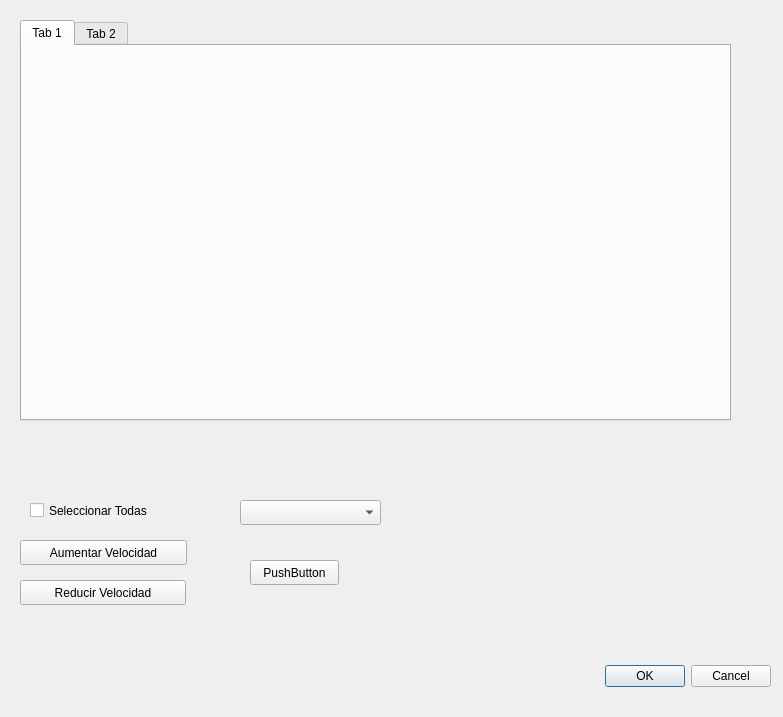
<?xml version="1.0" encoding="UTF-8"?>
<ui version="4.0">
 <class>DTabDatosBolas</class>
 <widget class="QDialog" name="DTabDatosBolas">
  <property name="geometry">
   <rect>
    <x>0</x>
    <y>0</y>
    <width>783</width>
    <height>717</height>
   </rect>
  </property>
  <property name="windowTitle">
   <string>Dialog</string>
  </property>
  <widget class="QDialogButtonBox" name="buttonBox">
   <property name="geometry">
    <rect>
     <x>430</x>
     <y>660</y>
     <width>341</width>
     <height>32</height>
    </rect>
   </property>
   <property name="orientation">
    <enum>Qt::Horizontal</enum>
   </property>
   <property name="standardButtons">
    <set>QDialogButtonBox::Cancel|QDialogButtonBox::Ok</set>
   </property>
  </widget>
  <widget class="QTabWidget" name="tabWidgetDatosBolas">
   <property name="geometry">
    <rect>
     <x>20</x>
     <y>20</y>
     <width>711</width>
     <height>401</height>
    </rect>
   </property>
   <widget class="QWidget" name="tab">
    <attribute name="title">
     <string>Tab 1</string>
    </attribute>
   </widget>
   <widget class="QWidget" name="tab_2">
    <attribute name="title">
     <string>Tab 2</string>
    </attribute>
   </widget>
  </widget>
  <widget class="QCheckBox" name="checkBoxTodas">
   <property name="geometry">
    <rect>
     <x>30</x>
     <y>490</y>
     <width>151</width>
     <height>41</height>
    </rect>
   </property>
   <property name="text">
    <string>Seleccionar Todas</string>
   </property>
  </widget>
  <widget class="QComboBox" name="comboBox">
   <property name="geometry">
    <rect>
     <x>240</x>
     <y>500</y>
     <width>141</width>
     <height>25</height>
    </rect>
   </property>
  </widget>
  <widget class="QPushButton" name="pushButtonAumVel">
   <property name="geometry">
    <rect>
     <x>20</x>
     <y>540</y>
     <width>167</width>
     <height>25</height>
    </rect>
   </property>
   <property name="text">
    <string>Aumentar Velocidad</string>
   </property>
  </widget>
  <widget class="QPushButton" name="pushButtonRedVel">
   <property name="geometry">
    <rect>
     <x>20</x>
     <y>580</y>
     <width>166</width>
     <height>25</height>
    </rect>
   </property>
   <property name="text">
    <string>Reducir Velocidad</string>
   </property>
  </widget>
  <widget class="QPushButton" name="pushButton">
   <property name="geometry">
    <rect>
     <x>250</x>
     <y>560</y>
     <width>89</width>
     <height>25</height>
    </rect>
   </property>
   <property name="text">
    <string>PushButton</string>
   </property>
  </widget>
 </widget>
 <resources/>
 <connections>
  <connection>
   <sender>buttonBox</sender>
   <signal>accepted()</signal>
   <receiver>DTabDatosBolas</receiver>
   <slot>accept()</slot>
   <hints>
    <hint type="sourcelabel">
     <x>248</x>
     <y>254</y>
    </hint>
    <hint type="destinationlabel">
     <x>157</x>
     <y>274</y>
    </hint>
   </hints>
  </connection>
  <connection>
   <sender>buttonBox</sender>
   <signal>rejected()</signal>
   <receiver>DTabDatosBolas</receiver>
   <slot>reject()</slot>
   <hints>
    <hint type="sourcelabel">
     <x>316</x>
     <y>260</y>
    </hint>
    <hint type="destinationlabel">
     <x>286</x>
     <y>274</y>
    </hint>
   </hints>
  </connection>
 </connections>
</ui>
